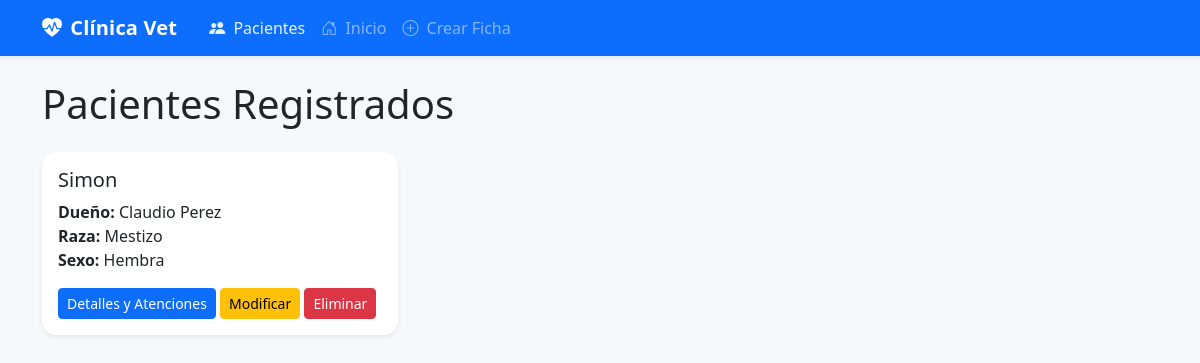
Before: / with the older database file.
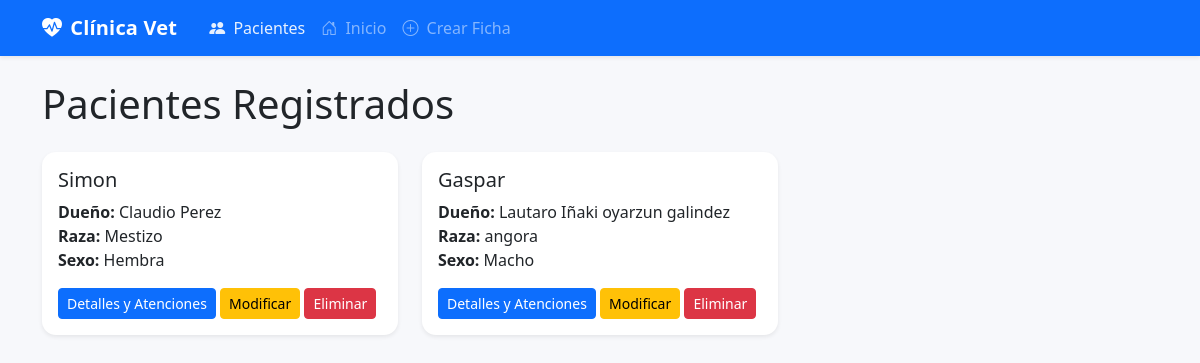
After: the same page with the newer database file.
### principal/models.py (models this page shows, shortened)
class FichaMascota(models.Model):
    idficha_mascota = models.AutoField(primary_key=True, db_column='idficha_mascota')
    nombre = models.CharField(max_length=45)
    num_chip = models.CharField(max_length=45, blank=True, null=True)
    sexo = models.CharField(max_length=1, choices=SEXO_CHOICES)
    fecha_nacimiento = models.DateField()
    raza = models.CharField(max_length=45)
    dueño = models.ForeignKey(Dueno, on_delete=models.CASCADE)
    asistente = models.ForeignKey(Asistente, on_delete=models.SET_NULL, null=True)

class Dueno(models.Model):
    id = models.AutoField(primary_key=True, db_column='iddueño')
    run = models.CharField(max_length=45, unique=True)
    nombres = models.CharField(max_length=45)
    apellidos = models.CharField(max_length=45)
    email = models.EmailField(max_length=45)
    fono_contacto1 = models.CharField(max_length=45)
    fono_contacto2 = models.CharField(max_length=45, blank=True, null=True)

### principal/views.py (the view)
# urls.py: path('', views.lista_mascotas, name='lista_mascotas'),
def lista_mascotas(request):
    mascotas = FichaMascota.objects.all()
    return render(request, 'principal/lista_mascotas.html', {'mascotas': mascotas})

### principal/templates/principal/lista_mascotas.html (shortened to what this page needs)
{% extends 'principal/base.html' %}
{% block content %}
    <h1 class="mb-4">Pacientes Registrados</h1>
    <div class="row">
        {% for mascota in mascotas %}
        <div class="col-md-4 mb-4">
            <div class="card h-100 shadow-sm">
                <div class="card-body">
                    <h5 class="card-title">{{ mascota.nombre }}</h5>
                    <p class="card-text">
                        <strong>Dueño:</strong> {{ mascota.dueño.nombres }} {{ mascota.dueño.apellidos }}<br>
                        <strong>Raza:</strong> {{ mascota.raza }}<br>
                        <strong>Sexo:</strong> {{ mascota.get_sexo_display }}
                    </p>
                    <a href="{% url 'detalle_mascota' mascota.pk %}" class="btn btn-primary btn-sm">
                         Detalles y Atenciones
                    </a>
                    <a href="{% url 'modificar_ficha_mascota' mascota.pk %}" class="btn btn-warning btn-sm">
                         Modificar
                    </a>
                    <a href="{% url 'eliminar_ficha_mascota' mascota.pk %}" class="btn btn-danger btn-sm">
                         Eliminar
                    </a>
                </div>
            </div>
        </div>
        {% empty %}
        <div class="alert alert-info w-100 text-center" role="alert">
            No hay mascotas registradas.
        </div>
        {% endfor %}
    </div>
{% endblock %}

### principal/templates/principal/base.html (shortened to what this page needs)
{% load static %}
<!DOCTYPE html>
<html lang="es">
<head>
  <link href="https://cdn.jsdelivr.net/npm/bootstrap@5.3.3/dist/css/bootstrap.min.css" rel="stylesheet">
  <link href="https://cdn.jsdelivr.net/npm/bootstrap-icons@1.11.3/font/bootstrap-icons.css" rel="stylesheet">
  <link href="{% static 'principal/css/app.css' %}" rel="stylesheet">
</head>
<body>
  {% with url_name=request.resolver_match.url_name %}
  <nav class="navbar navbar-expand-lg navbar-dark bg-primary shadow-sm">
    <div class="container">
      <a class="navbar-brand fw-bold text-white" href="{% url 'home' %}">
        <i class="bi bi-heart-pulse-fill me-2"></i>Clínica Vet
      </a>
      <div class="collapse navbar-collapse" id="mainNav">
        <ul class="navbar-nav ms-2">
          <li class="nav-item">
            <a class="nav-link {% if url_name == 'lista_mascotas' %}active{% endif %}" href="{% url 'lista_mascotas' %}">
              <i class="bi bi-people-fill me-1"></i> Pacientes
            </a>
          </li>
          <li class="nav-item">
              <li class="nav-item">
                <a class="nav-link" href="{% url 'home' %}"><i class="bi bi-house-door me-1"></i> Inicio</a>
              </li>
            <a class="nav-link {% if url_name == 'crear_dueno' or url_name == 'buscar_dueno' %}active{% endif %}" href="{% url 'crear_dueno' %}">
              <i class="bi bi-plus-circle me-1"></i> Crear Ficha
            </a>
          </li>
        </ul>
      </div>
    </div>
  </nav>
  {% endwith %}
  <div class="container mt-4">
    {% block content %}{% endblock %}
  </div>
</body>
</html>

### principal/static/principal/css/app.css (style rules this page uses)
:root { --soft-bg:#f7f8fb; --muted:#6b7280; }
html,body { height:100% }
body { background:var(--soft-bg) }
.navbar-brand { font-weight:700;letter-spacing:.2px }
.navbar .nav-link { opacity:.9;transition:opacity .15s }
.card { border:0;border-radius:14px;box-shadow:0 8px 26px rgba(0,0,0,.06) }

Changed rows visible on the page:
added FichaMascota: nombre "Gaspar", dueño.nombres "Lautaro Iñaki", dueño.apellidos "oyarzun galindez", raza "angora", sexo "Macho"
